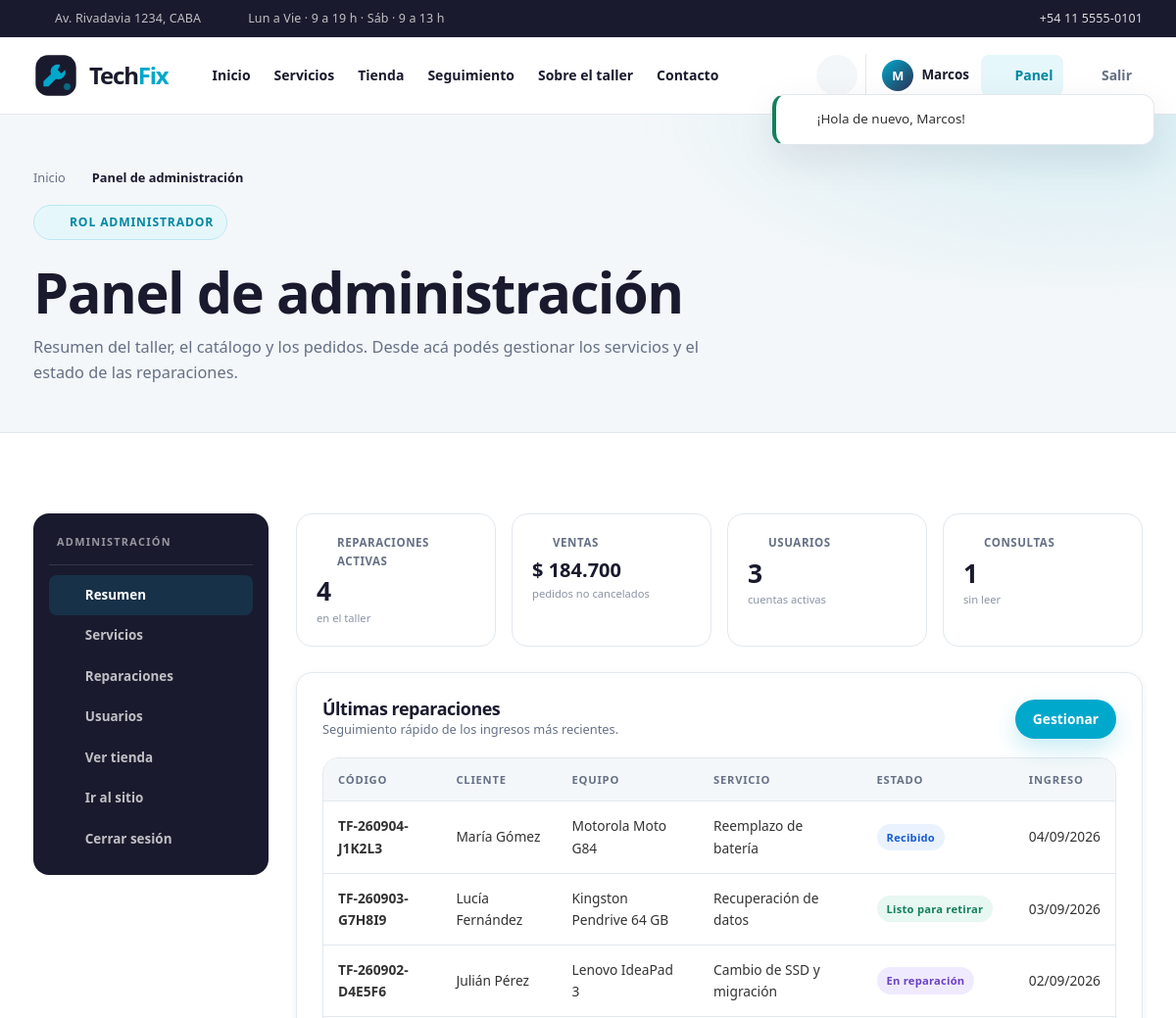
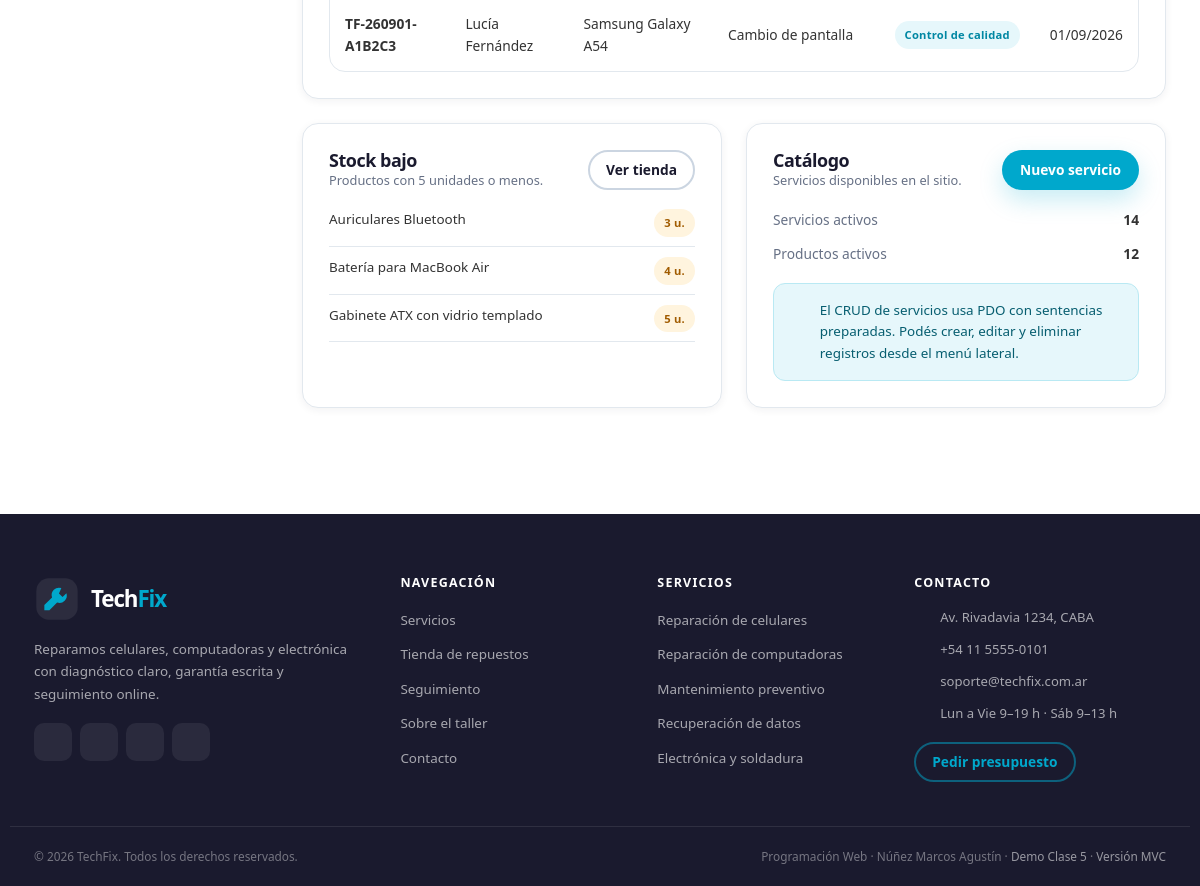
The app's page /admin_panel.php (signed in) with its own data (2 pictures, top to bottom).
### tables this page shows
CREATE TABLE reparaciones (
    id               INT UNSIGNED AUTO_INCREMENT PRIMARY KEY,
    codigo           VARCHAR(20) NOT NULL UNIQUE,
    usuario_id       INT UNSIGNED NULL,
    servicio_id      INT UNSIGNED NOT NULL,
    estado_id        INT UNSIGNED NOT NULL,
    cliente_nombre   VARCHAR(100) NOT NULL,
    cliente_email    VARCHAR(150) NOT NULL,
    cliente_telefono VARCHAR(30) NOT NULL,
    equipo_marca     VARCHAR(60) NOT NULL,
    equipo_modelo    VARCHAR(100) NOT NULL,
    problema         TEXT NOT NULL,
    observaciones    TEXT NULL,
    costo_final      DECIMAL(10, 2) NOT NULL DEFAULT 0.00,
    created_at       TIMESTAMP NOT NULL DEFAULT CURRENT_TIMESTAMP,
    updated_at       TIMESTAMP NOT NULL DEFAULT CURRENT_TIMESTAMP ON UPDATE CURRENT_TIMESTAMP,
    CONSTRAINT fk_reparaciones_usuario
        FOREIGN KEY (usuario_id) REFERENCES usuarios (id)
        ON UPDATE CASCADE ON DELETE SET NULL,
    CONSTRAINT fk_reparaciones_servicio
        FOREIGN KEY (servicio_id) REFERENCES servicios (id)
        ON UPDATE CASCADE ON DELETE RESTRICT,
    CONSTRAINT fk_reparaciones_estado
        FOREIGN KEY (estado_id) REFERENCES estados_reparacion (id)
        ON UPDATE CASCADE ON DELETE RESTRICT,
    INDEX idx_reparaciones_codigo (codigo),
    INDEX idx_reparaciones_email (cliente_email),
    INDEX idx_reparaciones_estado (estado_id),
    INDEX idx_reparaciones_fecha (created_at)
);

CREATE TABLE servicios (
    id              INT UNSIGNED AUTO_INCREMENT PRIMARY KEY,
    categoria_id    INT UNSIGNED NOT NULL,
    nombre          VARCHAR(120) NOT NULL,
    slug            VARCHAR(140) NOT NULL UNIQUE,
    descripcion     TEXT NOT NULL,
    precio_base     DECIMAL(10, 2) NOT NULL DEFAULT 0.00,
    tiempo_estimado VARCHAR(50) NOT NULL DEFAULT 'A convenir',
    garantia_dias   INT UNSIGNED NOT NULL DEFAULT 90,
    destacado       TINYINT(1) NOT NULL DEFAULT 0,
    activo          TINYINT(1) NOT NULL DEFAULT 1,
    created_at      TIMESTAMP NOT NULL DEFAULT CURRENT_TIMESTAMP,
    updated_at      TIMESTAMP NOT NULL DEFAULT CURRENT_TIMESTAMP ON UPDATE CURRENT_TIMESTAMP,
    CONSTRAINT fk_servicios_categoria
        FOREIGN KEY (categoria_id) REFERENCES categorias_servicio (id)
        ON UPDATE CASCADE ON DELETE RESTRICT,
    INDEX idx_servicios_categoria_activo (categoria_id, activo),
    INDEX idx_servicios_destacado (destacado),
    INDEX idx_servicios_nombre (nombre)
);

CREATE TABLE estados_reparacion (
    id          INT UNSIGNED AUTO_INCREMENT PRIMARY KEY,
    nombre      VARCHAR(60) NOT NULL,
    slug        VARCHAR(60) NOT NULL UNIQUE,
    orden       TINYINT UNSIGNED NOT NULL DEFAULT 1,
    color       VARCHAR(7) NOT NULL DEFAULT '#667085',
    descripcion VARCHAR(255) NULL,
    created_at  TIMESTAMP NOT NULL DEFAULT CURRENT_TIMESTAMP,
    updated_at  TIMESTAMP NOT NULL DEFAULT CURRENT_TIMESTAMP ON UPDATE CURRENT_TIMESTAMP,
    INDEX idx_estados_orden (orden)
);

CREATE TABLE productos (
    id                INT UNSIGNED AUTO_INCREMENT PRIMARY KEY,
    categoria_id      INT UNSIGNED NOT NULL,
    nombre            VARCHAR(120) NOT NULL,
    descripcion       TEXT NULL,
    descripcion_corta VARCHAR(180) NULL,
    precio            DECIMAL(10, 2) NOT NULL DEFAULT 0.00,
    stock             INT NOT NULL DEFAULT 0,
    imagen            VARCHAR(120) NOT NULL DEFAULT 'producto-generico.svg',
    activo            TINYINT(1) NOT NULL DEFAULT 1,
    created_at        TIMESTAMP NOT NULL DEFAULT CURRENT_TIMESTAMP,
    updated_at        TIMESTAMP NOT NULL DEFAULT CURRENT_TIMESTAMP ON UPDATE CURRENT_TIMESTAMP,
    CONSTRAINT fk_productos_categoria
        FOREIGN KEY (categoria_id) REFERENCES categorias_producto (id)
        ON UPDATE CASCADE ON DELETE RESTRICT,
    INDEX idx_productos_categoria_activo (categoria_id, activo),
    INDEX idx_productos_nombre (nombre),
    INDEX idx_productos_precio (precio)
);

### includes/funciones.php (called while the page is built, shortened)
<?php
function e(mixed $valor): string
{
    return htmlspecialchars((string) ($valor ?? ''), ENT_QUOTES | ENT_SUBSTITUTE, 'UTF-8');
}
function url(string $ruta = ''): string
{
    $base = defined('BASE_URL') ? BASE_URL : '/';
    return $base . ltrim($ruta, '/');
}
function precio(float|int|string|null $valor): string
{
    return '$ ' . number_format((float) $valor, 0, ',', '.');
}
function fecha(?string $fecha, bool $conHora = true): string
{
    $ts = strtotime($fecha);
    return $ts ? date($conHora ? 'd/m/Y H:i' : 'd/m/Y', $ts) : '—';
}
function clase_estado(string $slug): string
{
    return match ($slug) {
        'recibido'          => 'estado-recibido',
        'diagnostico'       => 'estado-diagnostico',
        'reparacion'        => 'estado-reparacion',
        'control-calidad'   => 'estado-control',
        'listo'             => 'estado-listo',
        'entregado'         => 'estado-entregado',
        default             => 'estado-neutral',
    };
}

### admin_panel.php (the view, shortened to what this page needs)
<?php
require_once __DIR__ . '/config/conexion.php';
require_once __DIR__ . '/includes/componentes.php';
require_once __DIR__ . '/includes/iconos.php';
$totales = $pdo->query(
    "SELECT
        (SELECT COUNT(*) FROM usuarios WHERE activo = 1) AS usuarios,
        (SELECT COUNT(*) FROM reparaciones WHERE estado_id NOT IN (SELECT id FROM estados_reparacion WHERE slug = 'entregado')) AS reparaciones_activas,
        (SELECT COUNT(*) FROM servicios WHERE activo = 1) AS servicios,
        (SELECT COUNT(*) FROM productos WHERE activo = 1) AS productos,
        (SELECT COALESCE(SUM(total), 0) FROM pedidos WHERE estado <> 'cancelado') AS ventas,
        (SELECT COUNT(*) FROM consultas WHERE leido = 0) AS consultas"
)->fetch();
$reparaciones = $pdo->query(
    "SELECT r.codigo, r.cliente_nombre, r.equipo_marca, r.equipo_modelo, r.created_at,
            s.nombre AS servicio, e.nombre AS estado, e.slug AS estado_slug
     FROM reparaciones r
     INNER JOIN servicios s ON s.id = r.servicio_id
     INNER JOIN estados_reparacion e ON e.id = r.estado_id
     ORDER BY r.created_at DESC LIMIT 6"
)->fetchAll();
$stockBajo = $pdo->query(
    "SELECT id, nombre, stock, precio FROM productos
     WHERE activo = 1 AND stock <= 5
     ORDER BY stock ASC, nombre LIMIT 6"
)->fetchAll();
require_once __DIR__ . '/includes/header.php';
?>
<section class="page-hero">
    <div class="contenedor">
        <nav class="breadcrumb" aria-label="Miga de pan">
            <a href="<?= e(url('index.php')) ?>">Inicio</a> <?= icono('flecha') ?>
            <span>Panel de administración</span>
        </nav>
        <span class="eyebrow"><?= icono('panel') ?> Rol administrador</span>
        <h1>Panel de administración</h1>
        <p>Resumen del taller, el catálogo y los pedidos. Desde acá podés gestionar los servicios y el estado de las reparaciones.</p>
    </div>
</section>
<section class="section">
    <div class="contenedor">
        <div class="admin-layout">
            <?php require __DIR__ . '/includes/admin_sidebar.php'; ?>
            <div>
                <div class="stat-cards">
                    <article class="stat-card">
                        <span class="stat-card__label"><?= icono('herramienta') ?> Reparaciones activas</span>
                        <strong class="stat-card__value"><?= (int) $totales['reparaciones_activas'] ?></strong>
                        <span class="stat-card__hint">en el taller</span>
                    </article>
                    <article class="stat-card">
                        <span class="stat-card__label"><?= icono('carrito') ?> Ventas</span>
                        <strong class="stat-card__value" style="font-size:1.25rem"><?= e(precio($totales['ventas'])) ?></strong>
                        <span class="stat-card__hint">pedidos no cancelados</span>
                    </article>
                    <article class="stat-card">
                        <span class="stat-card__label"><?= icono('usuario') ?> Usuarios</span>
                        <strong class="stat-card__value"><?= (int) $totales['usuarios'] ?></strong>
                        <span class="stat-card__hint">cuentas activas</span>
                    </article>
                    <article class="stat-card">
                        <span class="stat-card__label"><?= icono('mail') ?> Consultas</span>
                        <strong class="stat-card__value"><?= (int) $totales['consultas'] ?></strong>
                        <span class="stat-card__hint">sin leer</span>
                    </article>
                </div>
                <div class="panel">
                    <div class="panel__head">
                        <div><h2>Últimas reparaciones</h2><p>Seguimiento rápido de los ingresos más recientes.</p></div>
                        <a class="btn btn--primary btn--sm" href="<?= e(url('admin/reparaciones.php')) ?>">Gestionar</a>
                    </div>
                    <?php if ($reparaciones): ?>
                        <div class="table-wrap">
                            <table class="table">
                                <thead><tr><th>Código</th><th>Cliente</th><th>Equipo</th><th>Servicio</th><th>Estado</th><th>Ingreso</th></tr></thead>
                                <tbody>
                                    <?php foreach ($reparaciones as $reparacion): ?>
                                        <tr>
                                            <td><strong><?= e($reparacion['codigo']) ?></strong></td>
                                            <td><?= e($reparacion['cliente_nombre']) ?></td>
                                            <td><?= e($reparacion['equipo_marca'] . ' ' . $reparacion['equipo_modelo']) ?></td>
                                            <td><?= e($reparacion['servicio']) ?></td>
                                            <td><?= badge_estado($reparacion) ?></td>
                                            <td><?= e(fecha($reparacion['created_at'], false)) ?></td>
                                        </tr>
                                    <?php endforeach; ?>
                                </tbody>
                            </table>
                        </div>
                    <?php else: ?>
                        <p class="muted">No hay reparaciones registradas.</p>
                    <?php endif; ?>
                </div>
                <div class="grid-2">
                    <div class="panel">
                        <div class="panel__head">
                            <div><h2>Stock bajo</h2><p>Productos con 5 unidades o menos.</p></div>
                            <a class="btn btn--ghost btn--sm" href="<?= e(url('tienda.php')) ?>">Ver tienda</a>
                        </div>
                        <?php if ($stockBajo): ?>
                            <ul style="display:grid;gap:10px">
                                <?php foreach ($stockBajo as $producto): ?>
                                    <li style="display:flex;justify-content:space-between;gap:10px;padding-bottom:9px;border-bottom:1px solid var(--border);font-size:.84rem">
                                        <span><?= e($producto['nombre']) ?></span>
                                        <span class="badge <?= (int) $producto['stock'] === 0 ? 'badge--red' : 'badge--amber' ?>"><?= (int) $producto['stock'] ?> u.</span>
                                    </li>
                                <?php endforeach; ?>
                            </ul>
                        <?php else: ?>
                            <p class="muted" style="font-size:.85rem">Todo el catálogo tiene stock suficiente.</p>
                        <?php endif; ?>
                    </div>
                    <div class="panel">
                        <div class="panel__head">
                            <div><h2>Catálogo</h2><p>Servicios disponibles en el sitio.</p></div>
                            <a class="btn btn--primary btn--sm" href="<?= e(url('admin/crear.php')) ?>">Nuevo servicio</a>
                        </div>
                        <div style="display:grid;gap:12px">
                            <div style="display:flex;justify-content:space-between;font-size:.86rem"><span class="muted">Servicios activos</span><strong><?= (int) $totales['servicios'] ?></strong></div>
                            <div style="display:flex;justify-content:space-between;font-size:.86rem"><span class="muted">Productos activos</span><strong><?= (int) $totales['productos'] ?></strong></div>
                        </div>
                        <div class="tracking-note" style="margin-top:18px">
                            <?= icono('info') ?>
                            <span>El CRUD de servicios usa PDO con sentencias preparadas. Podés crear, editar y eliminar registros desde el menú lateral.</span>
                        </div>
                    </div>
                </div>
            </div>
        </div>
    </div>
</section>
<?php require_once __DIR__ . '/includes/footer.php'; ?>

### includes/componentes.php (shortened to what this page needs)
<?php
require_once __DIR__ . '/funciones.php';
require_once __DIR__ . '/iconos.php';
function badge_estado(array $estado): string
{
    $slug = $estado['slug'] ?? $estado['estado_slug'] ?? 'neutral';
    $nombre = $estado['nombre'] ?? $estado['estado'] ?? 'Sin estado';
    return '<span class="badge ' . e(clase_estado($slug)) . '">' . e($nombre) . '</span>';
}

### records on screen
reparaciones: codigo "TF-260904-J1K2L3", cliente_nombre "María Gómez", equipo_marca+equipo_modelo "Motorola Moto G84", servicio.nombre "Reemplazo de batería", estado.nombre "Recibido", created_at "04/09/2026"
reparaciones: codigo "TF-260903-G7H8I9", cliente_nombre "Lucía Fernández", equipo_marca+equipo_modelo "Kingston Pendrive 64 GB", servicio.nombre "Recuperación de datos", estado.nombre "Listo para retirar", created_at "03/09/2026"
reparaciones: codigo "TF-260902-D4E5F6", cliente_nombre "Julián Pérez", equipo_marca+equipo_modelo "Lenovo IdeaPad 3", servicio.nombre "Cambio de SSD y migración", estado.nombre "En reparación", created_at "02/09/2026"
reparaciones: codigo "TF-260901-A1B2C3", cliente_nombre "Lucía Fernández", equipo_marca+equipo_modelo "Samsung Galaxy A54", servicio.nombre "Cambio de pantalla", estado.nombre "Control de calidad", created_at "01/09/2026"
productos: nombre "Auriculares Bluetooth", stock "3"
productos: nombre "Batería para MacBook Air", stock "4"
productos: nombre "Gabinete ATX con vidrio templado", stock "5"

### other values on screen
SHOP_ADDRESS "Av. Rivadavia 1234, CABA"
SUPPORT_PHONE "+54 11 5555-0101"
substr($usuario['nombre'], 0, 1) "M"
explode(' ', $usuario['nombre'])[0] "Marcos"
$flash['mensaje'] "¡Hola de nuevo, Marcos!"
$totales['reparaciones_activas'] "4"
precio($totales['ventas']) "$ 184.700"
$totales['usuarios'] "3"
$totales['consultas'] "1"
$totales['servicios'] "14"
$totales['productos'] "12"
SUPPORT_EMAIL "soporte@techfix.com.ar"
APP_NAME "TechFix"
